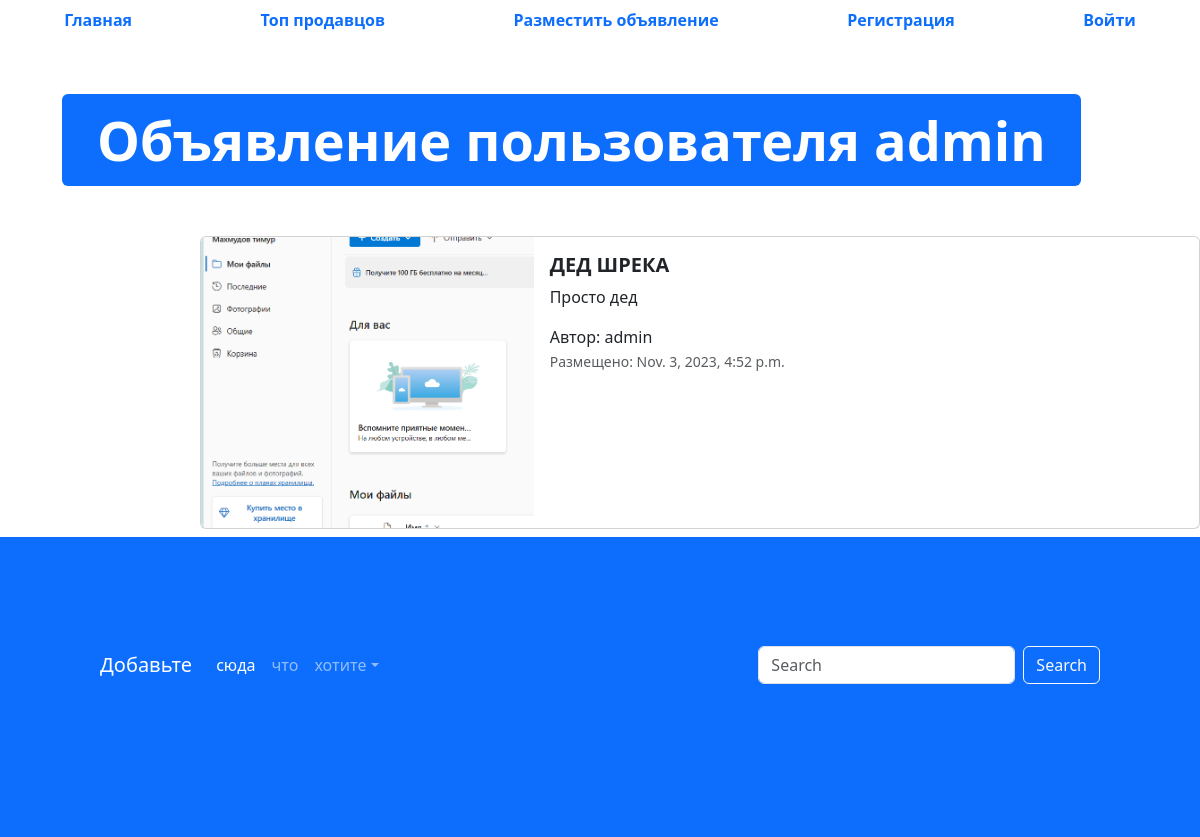
/advertisement/2, run on the app's committed database.
### app_advertisements/models.py (models this page shows, shortened)
class Advertisement(models.Model):
    title = models.CharField("заголовок", max_length=120)
    description = models.TextField("описание")
    price = models.DecimalField("цена", max_length=10, decimal_places=2, max_digits=20)
    auction = models.BooleanField("торг", help_text="Отметьте, если торг уместен")
    created_at = models.DateTimeField(auto_now_add=True)
    updated_at = models.DateTimeField(auto_now=True)
    image = models.ImageField('изображение', upload_to='advertisements/')
    user = models.ForeignKey(User, verbose_name='пользователь', on_delete=models.CASCADE, null=True, default=None)
    class Meta:
        db_table = 'advertisements'

### app_advertisements/views.py (the view)
# urls.py: path('advertisement/<int:pk>', advertisement_detail, name='adv-detail'),
def advertisement_detail(request, pk):
    advertisement = Advertisement.objects.get(id=pk)
    context = {'advertisement': advertisement}
    return render(request, 'app_advertisements/advertisement.html', context)

### templates/app_advertisements/advertisement.html (shortened to what this page needs)
{% extends 'base.html' %}
{% load static %}
{% block content %}
  <ul class="nav nav-pills sticky-top bg-white nav-fill">
    <li class="nav-item">
      <a class="nav-link" href="{% url 'main-page' %}">
        <span style="font-weight: bold;">Главная</span>
      </a>
    </li>
    <li class="nav-item">
      <a class="nav-link" href="{% url 'top-sellers' %}"><span style="font-weight: bold;">Топ продавцов</span>
      </a>
    </li>
    <li class="nav-item">
      <a class="nav-link" href="{% url 'adv-post' %}">
        <span style="font-weight: bold;">Разместить объявление</span>
      </a>
    </li>
    {% if not user.is_authenticated %}
    <li class="nav-item">
      <a class="nav-link" href="{% url 'register' %}">
        <span style="font-weight: bold;">Регистрация</span>
      </a>
    </li>
    <li class="nav-item">
      <a class="nav-link" href="{% url 'login' %}">
        <span style="font-weight: bold;">Войти</span>
      </a>
    </li>
    {% endif %}
  </ul>
  <div class="container" style="margin: 50px;">
    <div class="display-2">
      <span class="badge bg-primary">Объявление пользователя {{ advertisement.user }}</span>
    </div>
  </div>
  <div class="col offset-2">
    <div class="card mb-2" style="max-width: 1200px; margin-top: 20px;">
      <div class="row g-0">
        <div class="col-md-4">
          <a href="#" class="nav-link">
            <img src="{% if advertisement.image %} {{ advertisement.image.url }} {% else %} {% static 'img/adv.png' %} {% endif %}" class="img-fluid rounded-start" alt="Card title">
          </a>
        </div>
        <div class="col">
          <div class="card-body">
            <h5 class="card-title">
              <a href="#" class="nav-link"><strong>{{ advertisement.title }}</strong></a>
            </h5>
            <p class="card-text">
             {{ advertisement.description }}
            </p>
            <span>Автор: {{ advertisement.user }}</span>
            <p class="card-text"><small class="text-muted">Размещено: {{ advertisement.created_at }}</small></p>
          </div>
        </div>
      </div>
    </div>
  </div>
  <footer style="padding: 100px; min-height: 300px;" class="bg-primary">
    <nav class="navbar navbar-expand-sm navbar-dark">
      <a class="navbar-brand" href="#">Добавьте</a>
      <div class="collapse navbar-collapse" id="collapsibleNavId">
        <ul class="navbar-nav me-auto mt-2 mt-lg-0">
          <li class="nav-item">
            <a class="nav-link active" href="#" aria-current="page">сюда</a>
          </li>
          <li class="nav-item">
            <a class="nav-link" href="#">что</a>
          </li>
          <li class="nav-item dropdown">
            <a class="nav-link dropdown-toggle" href="#" id="dropdownId" data-bs-toggle="dropdown" aria-haspopup="true"
              aria-expanded="false">хотите</a>
          </li>
        </ul>
        <form class="d-flex my-2 my-lg-0">
          <input class="form-control me-sm-2" type="text" placeholder="Search">
          <button class="btn btn-outline-light my-2 my-sm-0" type="submit">Search</button>
        </form>
      </div>
    </nav>
  </footer>
{% endblock %}

### data on the page
Advertisement: user "admin", image (picture), title "ДЕД ШРЕКА", description "Просто дед", created_at "Nov. 3, 2023, 4:52 p.m."
